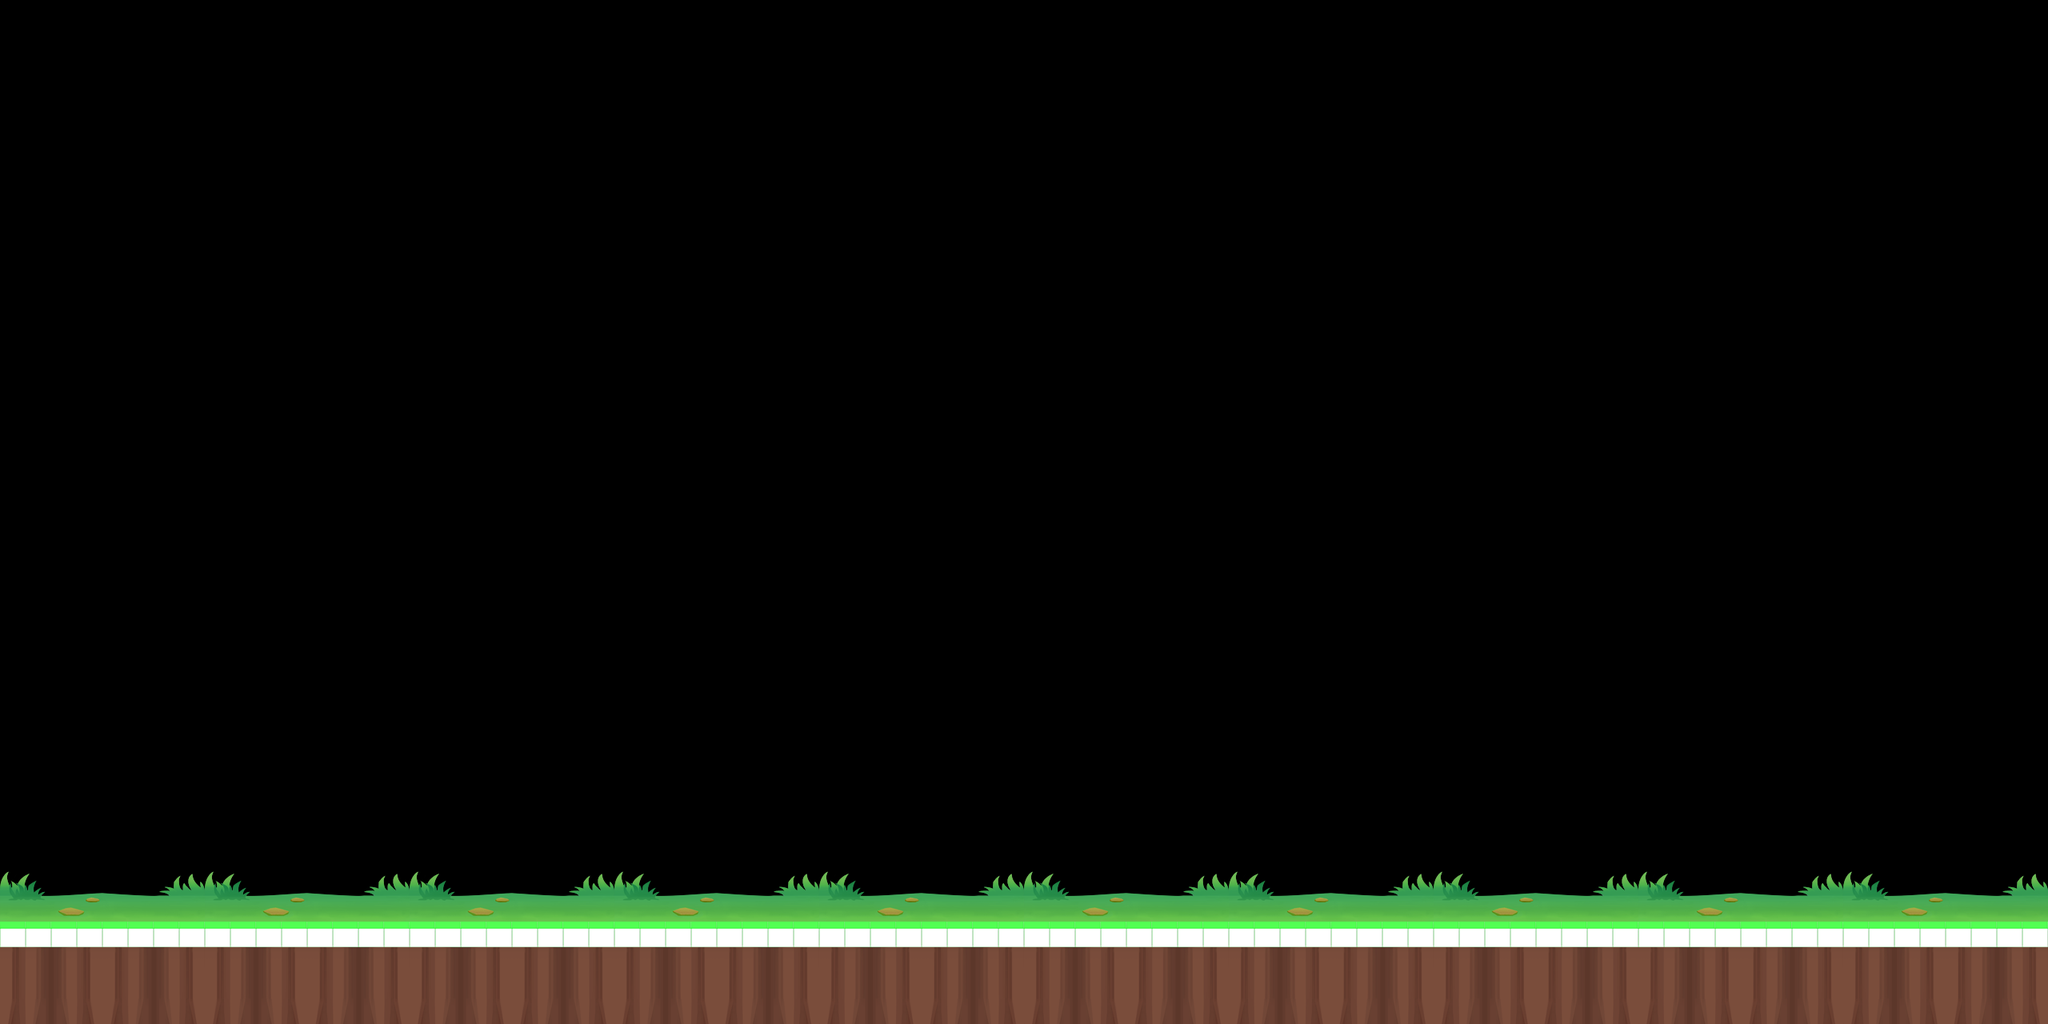

A 2D game scene composited from a Tiled map and its tileset images. What follows is a short description and the map's XML, with each tile layer's data collapsed to a summary:
An orthogonal 80x40 tile map with 32x32 px tiles, 4 tile layers (floor, shade, loot, stones), 4 tilesets.

<map version="1.1" tiledversion="1.1.3413" orientation="orthogonal" renderorder="right-down" width="80" height="40" tilewidth="32" tileheight="32" infinite="0" nextlayerid="21" nextobjectid="1">
 <tileset firstgid="1" source="../tiledImage/run_basic32.tsx" />
 <tileset firstgid="7" source="../tiledImage/run_stones.tsx" />
 <tileset firstgid="17" source="../tiledImage/run_chapter5.tsx" />
 <tileset firstgid="273" source="../tiledImage/run_item32.tsx" />
 <layer id="17" name="floor" width="80" height="40">
  <data>[3200 cells, 520 non-empty, 56 distinct tile ids]</data>
 </layer>
 <layer id="18" name="shade" width="80" height="40">
  <data>[3200 cells, 80 non-empty, 1 distinct tile ids]</data>
 </layer>
 <layer id="19" name="loot" width="80" height="40">
  <data>[3200 cells, 0 non-empty, 0 distinct tile ids]</data>
 </layer>
 <layer id="20" name="stones" width="80" height="40">
  <data>[3200 cells, 0 non-empty, 0 distinct tile ids]</data>
 </layer>
</map>
